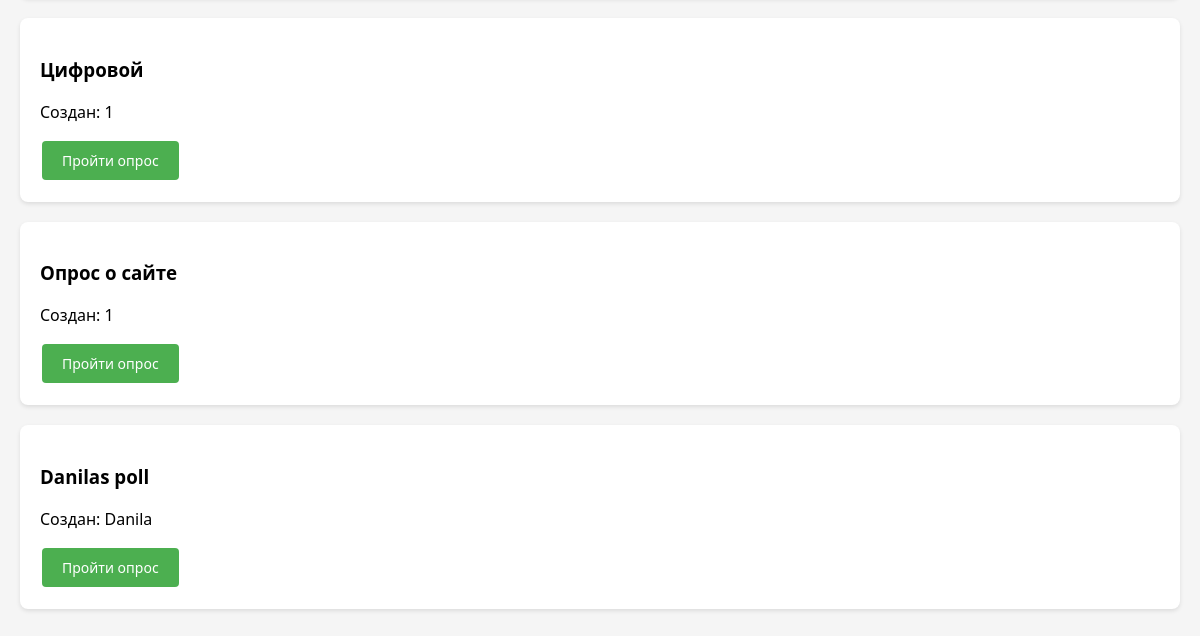
Before: / (lower part) with the older database file.
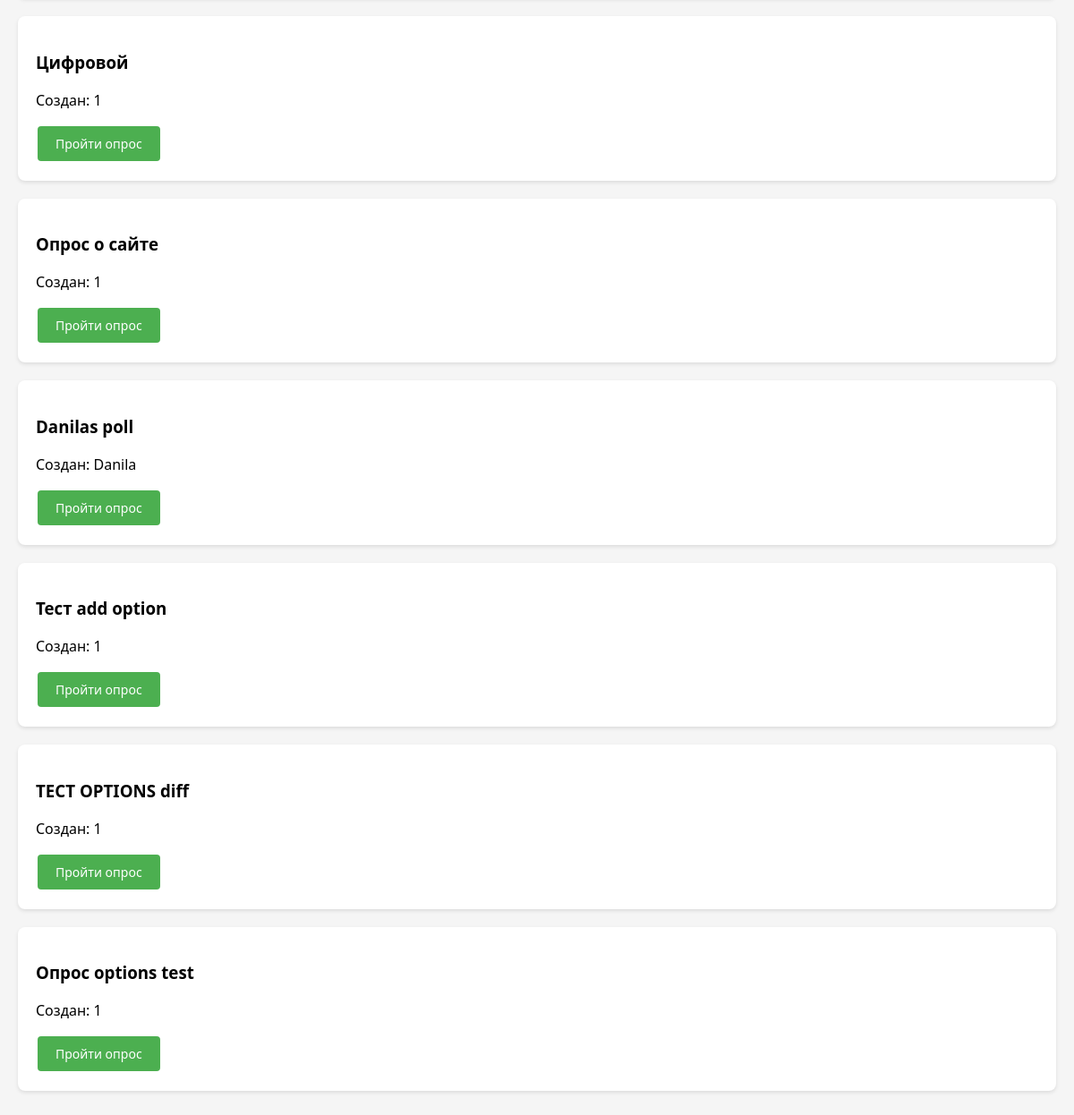
After: the same page with the newer database file.
### app.py (models this page shows)
class Poll(db.Model):
    __tablename__ = 'polls'
    id = db.Column(db.Integer, primary_key=True)
    title = db.Column(db.String(100), nullable=False)
    user_id = db.Column(db.Integer, db.ForeignKey('users.id'), nullable=False, index=True)
    questions = db.relationship('Question', backref='poll', lazy=True, cascade='all, delete-orphan')
    answers = db.relationship('Answer', backref='poll', lazy=True, cascade='all, delete-orphan')

class User(db.Model, UserMixin):
    __tablename__ = 'users'
    id = db.Column(db.Integer, primary_key=True)
    username = db.Column(db.String(80), unique=True, nullable=False)
    password_hash = db.Column(db.String(200), nullable=False)
    polls = db.relationship('Poll', backref='author', lazy=True)
    answers = db.relationship('Answer', backref='user', lazy=True)

### app.py (the view)
@app.route('/')
def index():
    polls = Poll.query.all()
    return render_template('index.html', polls=polls)

### templates/index.html (shortened to what this page needs)
{% extends "base.html" %}
{% block content %}
<div class="polls-list">
    {% for poll in polls %}
    <div class="poll-card">
        <h3>{{ poll.title }}</h3>
        <p>Создан: {{ poll.author.username }}</p>
        <a href="{{ url_for('view_poll', poll_id=poll.id) }}" class="btn">Пройти опрос</a>
    </div>
    {% else %}
    <p>Нет доступных опросов.</p>
    {% endfor %}
</div>
{% endblock %}

Changed rows visible on the page:
added Poll: title "Тест add option", author.username "1"
added Poll: title "ТЕСТ OPTIONS diff", author.username "1"
added Poll: title "Опрос options test", author.username "1"
